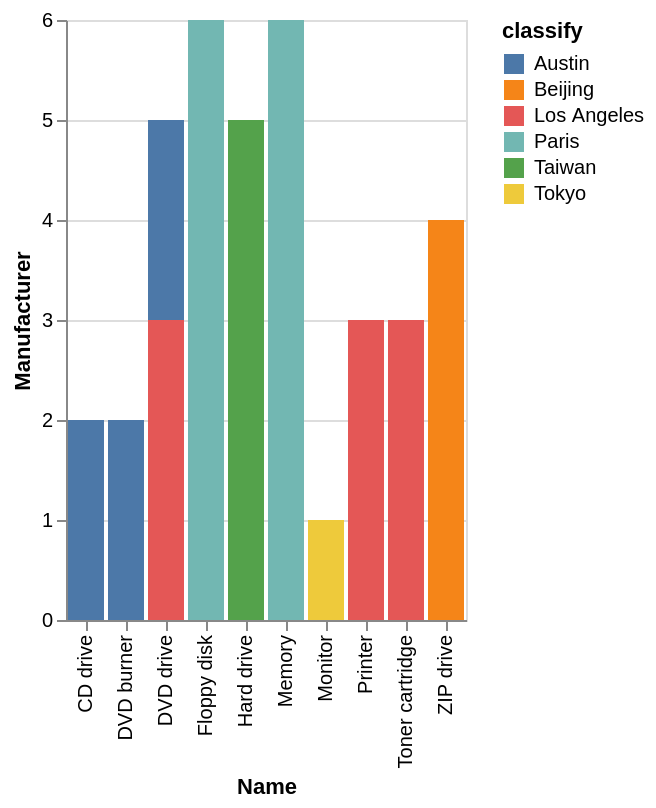

This figure's Vega-Lite source:
### Vega-Lite specification from a JSON file in a GitHub repository (floating-point values rounded to 4 significant figures)
{"data": {"values": [{"x_data": "CD drive", "y_data": 2, "classify": "Austin"}, {"x_data": "DVD burner", "y_data": 2, "classify": "Austin"}, {"x_data": "DVD drive", "y_data": 2, "classify": "Austin"}, {"x_data": "Floppy disk", "y_data": 0, "classify": "Austin"}, {"x_data": "Hard drive", "y_data": 0, "classify": "Austin"}, {"x_data": "Memory", "y_data": 0, "classify": "Austin"}, {"x_data": "Monitor", "y_data": 0, "classify": "Austin"}, {"x_data": "Printer", "y_data": 0, "classify": "Austin"}, {"x_data": "Toner cartridge", "y_data": 0, "classify": "Austin"}, {"x_data": "ZIP drive", "y_data": 0, "classify": "Austin"}, {"x_data": "CD drive", "y_data": 0, "classify": "Beijing"}, {"x_data": "DVD burner", "y_data": 0, "classify": "Beijing"}, {"x_data": "DVD drive", "y_data": 0, "classify": "Beijing"}, {"x_data": "Floppy disk", "y_data": 0, "classify": "Beijing"}, {"x_data": "Hard drive", "y_data": 0, "classify": "Beijing"}, {"x_data": "Memory", "y_data": 0, "classify": "Beijing"}, {"x_data": "Monitor", "y_data": 0, "classify": "Beijing"}, {"x_data": "Printer", "y_data": 0, "classify": "Beijing"}, {"x_data": "Toner cartridge", "y_data": 0, "classify": "Beijing"}, {"x_data": "ZIP drive", "y_data": 4, "classify": "Beijing"}, {"x_data": "CD drive", "y_data": 0, "classify": "Los Angeles"}, {"x_data": "DVD burner", "y_data": 0, "classify": "Los Angeles"}, {"x_data": "DVD drive", "y_data": 3, "classify": "Los Angeles"}, {"x_data": "Floppy disk", "y_data": 0, "classify": "Los Angeles"}, {"x_data": "Hard drive", "y_data": 0, "classify": "Los Angeles"}, {"x_data": "Memory", "y_data": 0, "classify": "Los Angeles"}, {"x_data": "Monitor", "y_data": 0, "classify": "Los Angeles"}, {"x_data": "Printer", "y_data": 3, "classify": "Los Angeles"}, {"x_data": "Toner cartridge", "y_data": 3, "classify": "Los Angeles"}, {"x_data": "ZIP drive", "y_data": 0, "classify": "Los Angeles"}, {"x_data": "CD drive", "y_data": 0, "classify": "Paris"}, {"x_data": "DVD burner", "y_data": 0, "classify": "Paris"}, {"x_data": "DVD drive", "y_data": 0, "classify": "Paris"}, {"x_data": "Floppy disk", "y_data": 6, "classify": "Paris"}, {"x_data": "Hard drive", "y_data": 0, "classify": "Paris"}, {"x_data": "Memory", "y_data": 6, "classify": "Paris"}, {"x_data": "Monitor", "y_data": 0, "classify": "Paris"}, {"x_data": "Printer", "y_data": 0, "classify": "Paris"}, {"x_data": "Toner cartridge", "y_data": 0, "classify": "Paris"}, {"x_data": "ZIP drive", "y_data": 0, "classify": "Paris"}, {"x_data": "CD drive", "y_data": 0, "classify": "Taiwan"}, {"x_data": "DVD burner", "y_data": 0, "classify": "Taiwan"}, {"x_data": "DVD drive", "y_data": 0, "classify": "Taiwan"}, {"x_data": "Floppy disk", "y_data": 0, "classify": "Taiwan"}, {"x_data": "Hard drive", "y_data": 5, "classify": "Taiwan"}, {"x_data": "Memory", "y_data": 0, "classify": "Taiwan"}, {"x_data": "Monitor", "y_data": 0, "classify": "Taiwan"}, {"x_data": "Printer", "y_data": 0, "classify": "Taiwan"}, {"x_data": "Toner cartridge", "y_data": 0, "classify": "Taiwan"}, {"x_data": "ZIP drive", "y_data": 0, "classify": "Taiwan"}, {"x_data": "CD drive", "y_data": 0, "classify": "Tokyo"}, {"x_data": "DVD burner", "y_data": 0, "classify": "Tokyo"}, {"x_data": "DVD drive", "y_data": 0, "classify": "Tokyo"}, {"x_data": "Floppy disk", "y_data": 0, "classify": "Tokyo"}, {"x_data": "Hard drive", "y_data": 0, "classify": "Tokyo"}, {"x_data": "Memory", "y_data": 0, "classify": "Tokyo"}, {"x_data": "Monitor", "y_data": 1, "classify": "Tokyo"}, {"x_data": "Printer", "y_data": 0, "classify": "Tokyo"}, {"x_data": "Toner cartridge", "y_data": 0, "classify": "Tokyo"}, {"x_data": "ZIP drive", "y_data": 0, "classify": "Tokyo"}]}, "mark": "bar", "encoding": {"x": {"field": "x_data", "type": "nominal", "title": "Name", "sort": "ascending"}, "y": {"field": "y_data", "type": "quantitative", "title": "Manufacturer"}, "color": {"field": "classify"}}}
